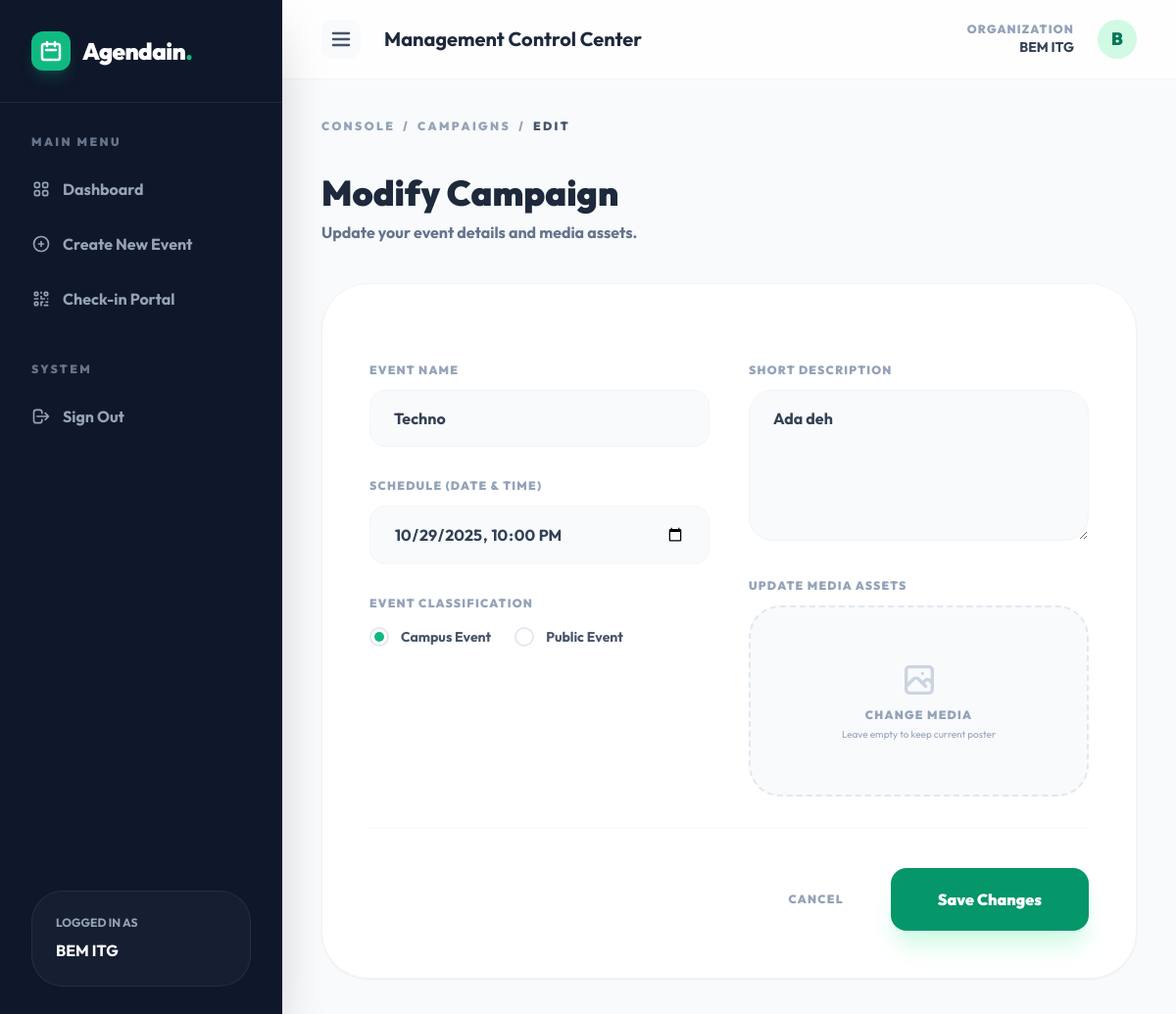
/edit_event.php?id=14 (signed in), run on the app's committed database.
### tables this page shows
CREATE TABLE `events` (
  `event_id` int NOT NULL,
  `user_id` int NOT NULL,
  `nama_event` varchar(255) NOT NULL,
  `deskripsi` text,
  `tanggal_mulai` datetime NOT NULL,
  `kategori_event` enum('Kampus','Umum') NOT NULL,
  `gambar_event` varchar(255) NOT NULL,
  `created_at` timestamp NULL DEFAULT CURRENT_TIMESTAMP
);

### src/Controllers/EventController.php (called while the page is built, shortened)
<?php
class EventController {
    private $pdo;
    public function getEventById($userId, $eventId) {
        if ($userId === null) {
            $stmt = $this->pdo->prepare("SELECT * FROM events WHERE event_id = ?");
            $stmt->execute([$eventId]);
        } else {
            $stmt = $this->pdo->prepare("SELECT * FROM events WHERE event_id = ? AND user_id = ?");
            $stmt->execute([$eventId, $userId]);
        }
        return $stmt->fetch();
    }
    public function __construct($pdo) {
        $this->pdo = $pdo;
    }
}

### public/edit_event.php (the view, shortened to what this page needs)
<?php
require_once __DIR__ . '/../src/bootstrap.php';
$event_id = isset($_GET['id']) ? (int)$_GET['id'] : 0;
$user_id = $_SESSION['user_id'];
$eventController = new EventController($pdo);
$event = $eventController->getEventById($user_id, $event_id);
$input = $_SESSION['form_input'] ?? [];
$nama_event = $input['nama_event'] ?? $event['nama_event'];
$deskripsi = $input['deskripsi'] ?? $event['deskripsi'];
$tanggal_mulai = $input['tanggal_mulai'] ?? date('Y-m-d\TH:i', strtotime($event['tanggal_mulai']));
$kategori_event = $input['kategori_event'] ?? $event['kategori_event'];
?>
<!DOCTYPE html>
<html lang="id">
<head>
    <script src="https://cdn.tailwindcss.com"></script>
</head>
<body class="bg-[#f8fafc] flex">
    <?php include __DIR__ . '/../views/layouts/sidebar.php'; ?>
    <div id="main-content" class="flex-grow min-h-screen">
        <?php include __DIR__ . '/../views/layouts/header.php'; ?>
        <main class="p-10">
            <div class="flex items-center space-x-2 text-xs font-black text-slate-400 uppercase tracking-[0.2em] mb-10">
                <a href="dashboard.php" class="hover:text-emerald-500">Console</a>
                <span>/</span>
                <a href="detail_event.php?id=<?php echo $event_id; ?>" class="hover:text-emerald-500">Campaigns</a>
                <span>/</span>
                <span class="text-slate-600">Edit</span>
            </div>
            <div class="max-w-4xl mx-auto">
                <div class="mb-10">
                    <h2 class="text-4xl font-black text-slate-800 mb-2">Modify Campaign</h2>
                    <p class="text-slate-500 font-bold">Update your event details and media assets.</p>
                </div>
                <div class="bg-white rounded-[3rem] p-12 border border-slate-100 shadow-sm">
                    <form action="proses_edit_event.php?id=<?php echo $event_id; ?>" method="POST" enctype="multipart/form-data" class="space-y-8">
                        <div class="grid md:grid-cols-2 gap-10">
                            <div class="space-y-8">
                                <div>
                                    <label for="nama_event" class="block text-xs font-black text-slate-400 uppercase tracking-widest mb-3">Event Name</label>
                                    <input type="text" id="nama_event" name="nama_event" required
                                           class="w-full bg-slate-50 border border-slate-100 rounded-2xl px-6 py-4 outline-none focus:border-emerald-500 focus:ring-4 focus:ring-emerald-500/10 transition-all font-bold text-slate-700"
                                           value="<?php echo htmlspecialchars($nama_event); ?>">
                                </div>
                                <div>
                                    <label for="tanggal_mulai" class="block text-xs font-black text-slate-400 uppercase tracking-widest mb-3">Schedule (Date & Time)</label>
                                    <input type="datetime-local" id="tanggal_mulai" name="tanggal_mulai" required
                                           class="w-full bg-slate-50 border border-slate-100 rounded-2xl px-6 py-4 outline-none focus:border-emerald-500 focus:ring-4 focus:ring-emerald-500/10 transition-all font-bold text-slate-700"
                                           value="<?php echo htmlspecialchars($tanggal_mulai); ?>">
                                </div>
                                <div>
                                    <label class="block text-xs font-black text-slate-400 uppercase tracking-widest mb-4">Event Classification</label>
                                    <div class="flex items-center space-x-6">
                                        <label class="flex items-center cursor-pointer group">
                                            <div class="w-5 h-5 border-2 border-slate-200 rounded-full mr-3 flex items-center justify-center group-hover:border-emerald-500 transition-all">
                                                <div class="w-2.5 h-2.5 bg-emerald-500 rounded-full scale-0 transition-transform <?php echo ($kategori_event == 'Kampus') ? 'scale-100' : ''; ?>"></div>
                                            </div>
                                            <span class="text-sm font-bold text-slate-600 group-hover:text-emerald-600">Campus Event</span>
                                        </label>
                                        <label class="flex items-center cursor-pointer group">
                                            <div class="w-5 h-5 border-2 border-slate-200 rounded-full mr-3 flex items-center justify-center group-hover:border-emerald-500 transition-all">
                                            </div>
                                            <span class="text-sm font-bold text-slate-600 group-hover:text-emerald-600">Public Event</span>
                                        </label>
                                    </div>
                                </div>
                            </div>
                            <div class="space-y-8">
                                <div>
                                    <label for="deskripsi" class="block text-xs font-black text-slate-400 uppercase tracking-widest mb-3">Short Description</label>
                                    <textarea id="deskripsi" name="deskripsi" rows="5"
                                              class="w-full bg-slate-50 border border-slate-100 rounded-3xl px-6 py-4 outline-none focus:border-emerald-500 focus:ring-4 focus:ring-emerald-500/10 transition-all font-bold text-slate-700"><?php echo htmlspecialchars($deskripsi); ?></textarea>
                                </div>
                                <div>
                                    <label class="block text-xs font-black text-slate-400 uppercase tracking-widest mb-3">Update Media Assets</label>
                                    <div class="relative group">
                                        <label for="gambar_event" class="flex flex-col items-center justify-center w-full aspect-video bg-slate-50 border-2 border-dashed border-slate-200 rounded-[2rem] cursor-pointer hover:bg-emerald-50/50 hover:border-emerald-200 transition-all overflow-hidden relative">
                                            <div class="relative z-10 flex flex-col items-center">
                                                <span class="text-xs font-black text-slate-400 uppercase tracking-widest group-hover:text-emerald-500">Change Media</span>
                                                <p class="text-[10px] text-slate-400 mt-1">Leave empty to keep current poster</p>
                                            </div>
                                        </label>
                                    </div>
                                </div>
                            </div>
                        </div>
                        <div class="pt-10 flex flex-col md:flex-row items-center justify-end gap-4 border-t border-slate-50">
                            <a href="detail_event.php?id=<?php echo $event_id; ?>" class="w-full md:w-auto text-center text-slate-400 font-black uppercase tracking-widest text-xs px-8 py-4 hover:text-slate-600 transition-colors">Cancel</a>
                            <button type="submit" class="w-full md:w-auto bg-emerald-600 text-white font-black px-12 py-5 rounded-2xl hover:bg-emerald-700 transition-all shadow-xl shadow-emerald-100 transform hover:-translate-y-1">
                                Save Changes
                            </button>
                        </div>
                    </form>
                </div>
            </div>
        </main>
    </div>
</body>
</html>

### public/edit_event.php (style rules this page uses)
body { font-family: 'Outfit', sans-serif; }
#main-content { transition: margin-left 0.3s cubic-bezier(0.4, 0, 0.2, 1); margin-left: 18rem; }

### data on the page
events: nama_event "Techno", tanggal_mulai "10/29/2025 22:00", deskripsi "Ada deh"

### other printed values
$_SESSION['nama_organisasi'] "BEM ITG"
substr($_SESSION['nama_organisasi'], 0, 1) "B"
